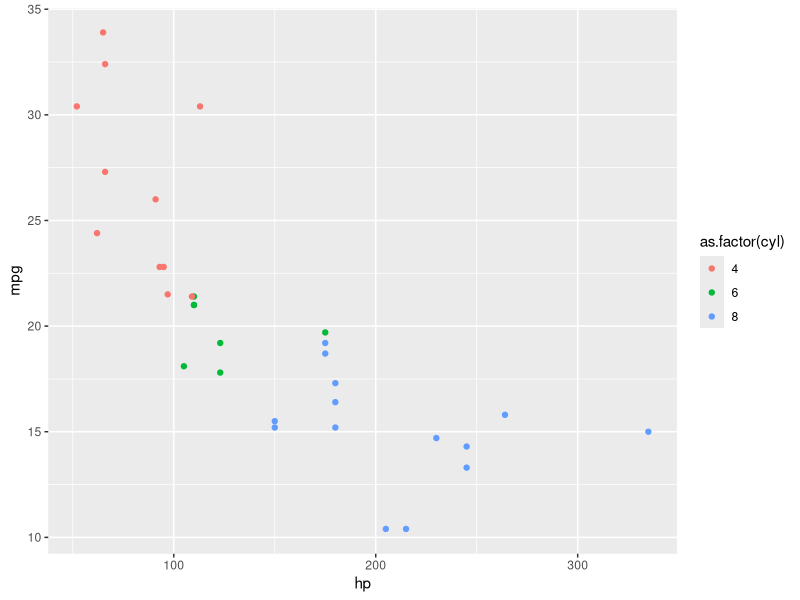

Source code (R):
## ---- chunk 1
library(tidyverse)
mtcars %>%
  ggplot(aes(x=hp,y=mpg, colour=as.factor(cyl))) +
  geom_point()
  

